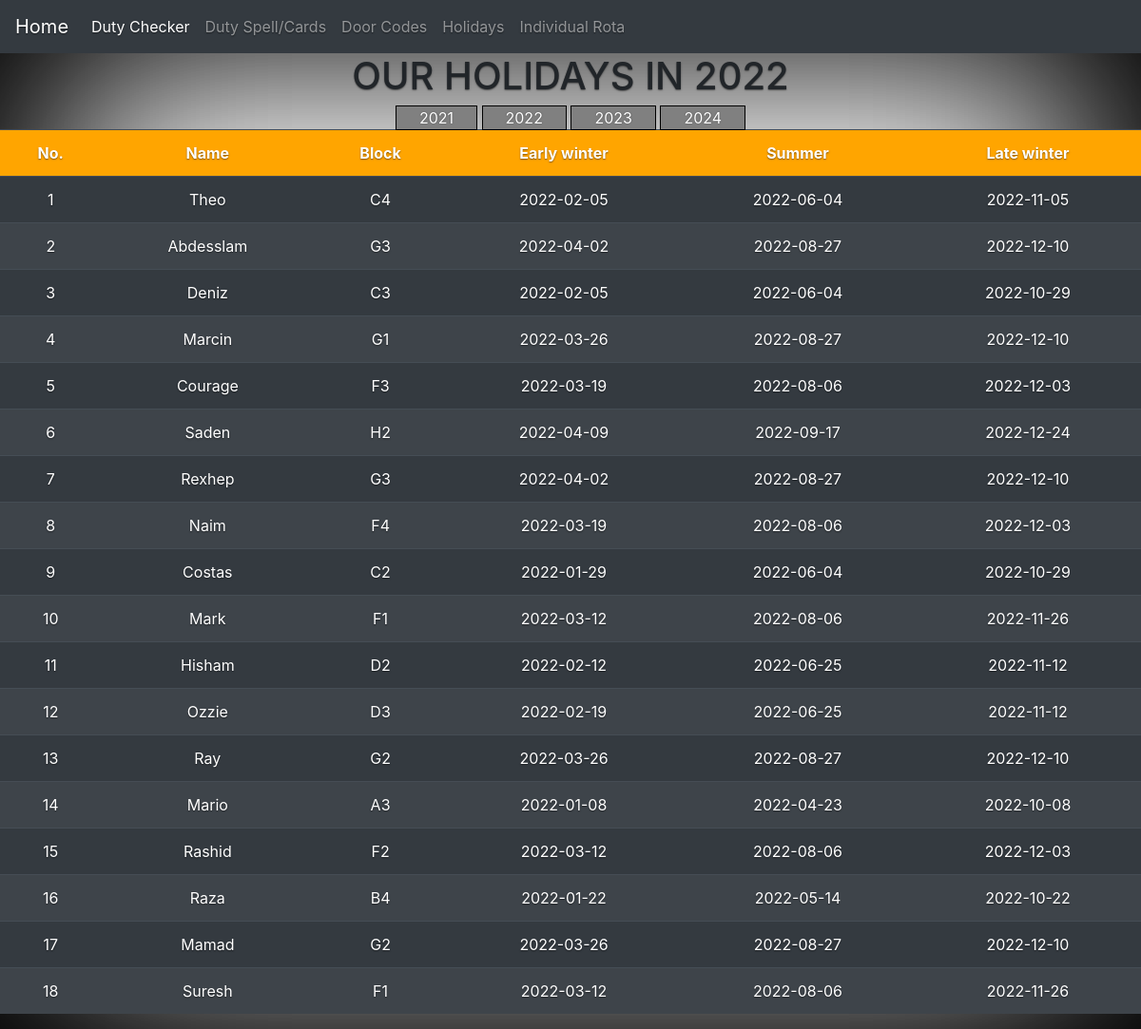
The app's page /holidays/2022 with its own data.
### tables this page shows
CREATE TABLE "drivers" (
	"rota_line"	INTEGER UNIQUE,
	"first"	TEXT,
	"last"	TEXT,
	"hol_block"	TEXT,
	PRIMARY KEY("rota_line"),
	FOREIGN KEY("hol_block") REFERENCES "early_winter"("block")
);

CREATE TABLE "early_winter" (
	"block"	TEXT,
	"2021"	NUMERIC,
	"2022"	NUMERIC,
	"2023"	NUMERIC,
	"2024"	NUMERIC,
	"summer_id"	TEXT,
	FOREIGN KEY("block") REFERENCES "late_winter"("block"),
	FOREIGN KEY("summer_id") REFERENCES "summer"("block"),
	PRIMARY KEY("block")
);

### flask_app.py (the view)
@app.route("/holidays/<year>")
def holidays(year):
    if year not in ('2021', '2022', '2023', '2024'):
        year = '2021'
    year = str(year)
    early = f"e.'{year}'"
    summer = f"s.'{year}'"
    late = f"l.'{year}'"
    c.execute(f'''SELECT d.rota_line, d.first, e.block, {early}, {summer}, {late}
    			 FROM early_winter AS e INNER JOIN summer AS s ON s.block = e.summer_id
    			 INNER JOIN late_winter AS l ON l.block = e.block
                 JOIN drivers AS d ON d.hol_block = e.block
    			 ORDER BY d.rota_line''')
    datas = c.fetchall()
    return render_template("holidays.html", datas=datas, year=year)

### templates/holidays.html
{% extends "layout.html" %}
{% block content %}
<div class="subpage">
 <h1>OUR HOLIDAYS IN {{ year }}</h1>
    <span>
        <a href="/holidays/2021">2021</a>
        <a href="/holidays/2022">2022</a>
        <a href="/holidays/2023">2023</a>
        <a href="/holidays/2024">2024</a>
    </span>
    <div class="table-responsive">
    <table class="table table-striped table-dark">
        <tr id="code-hol-head">
            <th>No.</th>
            <th>Name</th>
            <th>Block</th>
            <th>Early winter</th>
            <th>Summer</th>
            <th>Late winter</th>
        </tr>
        {% for i in range(0, 18)%}
        <tr>
            <td>{{ datas[i][0] }}</td>
            <td>{{ datas[i][1] }}</td>
            <td>{{ datas[i][2] }}</td>
            <td>{{ datas[i][3] }}</td>
            <td>{{ datas[i][4] }}</td>
            <td>{{ datas[i][5] }}</td>
        </tr>
        {% endfor %}
    </table>
    </div>
</div>
{% endblock content %}

### static/css/style.css (style rules this page uses)
html, body { text-align: center; text-shadow: 0 .05rem .1rem rgba(0, 0, 0, .5); box-shadow: inset 0 0 20rem rgba(0, 0, 0, 1); }
.subpage { text-align: center; }
div.subpage a { background-color: grey; color: white; padding: .1em 1.5em; text-decoration: none; border: .05rem solid black; }
#code-hol-head { background-color: orange; }

### records on screen
drivers: rota_line "1", first "Theo"
early_winter: block "C4"
drivers: rota_line "2", first "Abdesslam"
early_winter: block "G3" "G3"
drivers: rota_line "3", first "Deniz"
early_winter: block "C3"
drivers: rota_line "4", first "Marcin"
early_winter: block "G1"
drivers: rota_line "5", first "Courage"
early_winter: block "F3"
drivers: rota_line "6", first "Saden"
early_winter: block "H2"
drivers: rota_line "7", first "Rexhep"
drivers: rota_line "8", first "Naim"
early_winter: block "F4"
drivers: rota_line "9", first "Costas"
early_winter: block "C2"
drivers: rota_line "10", first "Mark"
early_winter: block "F1" "F1"
drivers: rota_line "11", first "Hisham"
early_winter: block "D2"
drivers: rota_line "12", first "Ozzie"
early_winter: block "D3"
drivers: rota_line "13", first "Ray"
early_winter: block "G2" "G2"
drivers: rota_line "14", first "Mario"
early_winter: block "A3"
drivers: rota_line "15", first "Rashid"
early_winter: block "F2"
drivers: rota_line "16", first "Raza"
early_winter: block "B4"
drivers: rota_line "17", first "Mamad"
drivers: rota_line "18", first "Suresh"

### other values on screen
{{ year }} "2022"
{{ datas[i][3] }} "2022-02-05" "2022-04-02" "2022-02-05" "2022-03-26" "2022-03-19" "2022-04-09" "2022-04-02" "2022-03-19" "2022-01-29" "2022-03-12" "2022-02-12" "2022-02-19" "2022-03-26" "2022-01-08" "2022-03-12" "2022-01-22" "2022-03-26" "2022-03-12"
{{ datas[i][4] }} "2022-06-04" "2022-08-27" "2022-06-04" "2022-08-27" "2022-08-06" "2022-09-17" "2022-08-27" "2022-08-06" "2022-06-04" "2022-08-06" "2022-06-25" "2022-06-25" "2022-08-27" "2022-04-23" "2022-08-06" "2022-05-14" "2022-08-27" "2022-08-06"
{{ datas[i][5] }} "2022-11-05" "2022-12-10" "2022-10-29" "2022-12-10" "2022-12-03" "2022-12-24" "2022-12-10" "2022-12-03" "2022-10-29" "2022-11-26" "2022-11-12" "2022-11-12" "2022-12-10" "2022-10-08" "2022-12-03" "2022-10-22" "2022-12-10" "2022-11-26"
